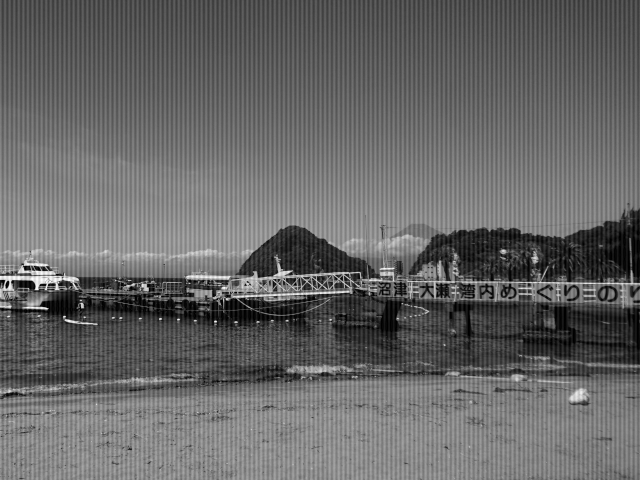
#> input picture 2021S - Digital Image Processing/hw4/hw4_sample_images/sample3.png, 640 x 480 px
$ python p2_frequency_domain_case.py
#> lines starting #> are read from the running program, lines starting #| are printed output that depends on the picture
import cv2
import numpy as np
import matplotlib.pyplot as plt
import math


###################################################
############## Fourier Transform ##################
###################################################
def DFT(img):
    # plt.figure(figsize=(6*3, 5), constrained_layout=False)
    spectrum = np.fft.fft2(img)
    center_spectrum = np.fft.fftshift(spectrum)

    # [4 lines of commented-out code are left out]

    return center_spectrum

def find_horizontal_outlier(F):
    rows = len(F)
    cols = len(F[0])
    freq_histogram = np.zeros((int)(cols/2))
    for j in range((int)(cols/2), cols):
        freq_histogram[j - (int)(cols/2)] = np.abs(F[(int)(rows/2), j])
    # plt.clf()
    # plt.plot(freq_histogram), plt.title("Horizontal Frequency Spectrum")
    # plt.savefig('hspectrum.png', format = 'png')
    return

def remove_horizontal_outlier(F, thres):
    rows = len(F)
    cols = len(F[0])
    result = F.copy()
    for j in range((int)(cols/2)+10, cols):
        if abs(result[(int)(rows/2), j]) > thres:
            print('remove', j)
            result[(int)(rows/2), j] = 0
            result[(int)(rows/2), j - 2*(j - (int)(cols/2))] = 0
    return result

def inverseDFT(F):
    return np.abs(np.fft.ifft2(np.fft.ifftshift(F)))

img = cv2.imread("hw4_sample_images/sample3.png", 0)
#> img is the input picture: shape (480, 640); min 0, max 255, mean 102.3
fourier_spectrum = DFT(img)
output = np.log(1 + np.abs(fourier_spectrum))
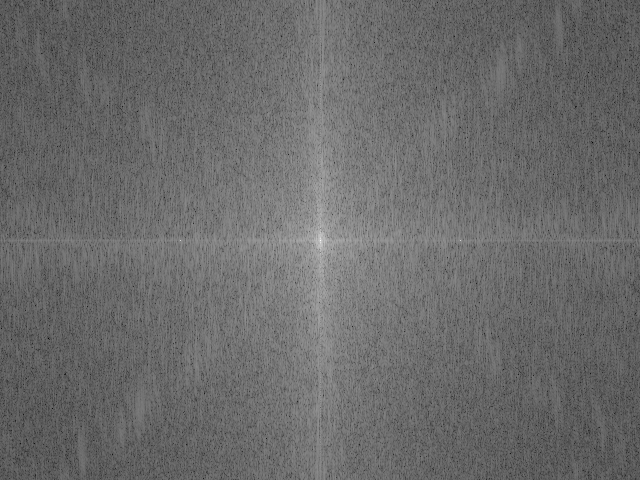
#> output: shape (480, 640) float64; min 1.4, max 17.26, mean 8.06; drawn with min black and max white
cv2.imwrite("result10.png", 10*output)
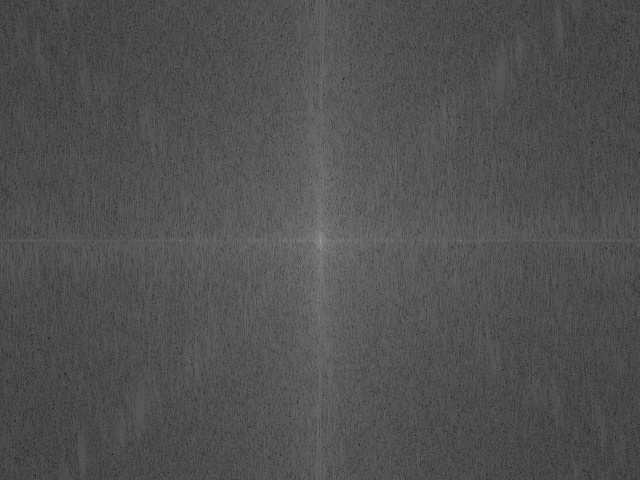
#> saved as result10.png: shape (480, 640); min 14, max 173, mean 80.6

find_horizontal_outlier(fourier_spectrum)
#> in find_horizontal_outlier, `rows = len(F)`: rows = 480
#> in find_horizontal_outlier, `cols = len(F[0])`: cols = 640
#> after the loop in find_horizontal_outlier, `for j in range((int)(cols/2), cols):`: freq_histogram = 320 values, max 31429370 at index 0, min 2508.7 at index 317, mean 137655.8
output2 = inverseDFT(remove_horizontal_outlier(fourier_spectrum, 500000))
#> in remove_horizontal_outlier, `rows = len(F)`: rows = 480
#> in remove_horizontal_outlier, `cols = len(F[0])`: cols = 640
cv2.imwrite("result11.png", output2)

$ run again, with 2021S - Digital Image Processing/hw4/hw4_sample_images/sample1.png copied over 2021S - Digital Image Processing/hw4/hw4_sample_images/sample3.png
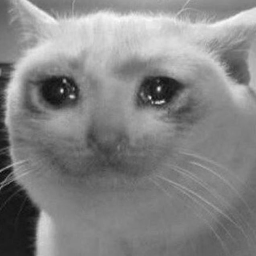
#> input picture 2021S - Digital Image Processing/hw4/hw4_sample_images/sample1.png, 256 x 256 px
#> img is the input picture: shape (256, 256); min 8, max 250, mean 132.5
#> `output = np.log(1 + np.abs(fourier_spectrum))`:
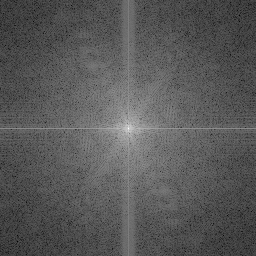
#> output: shape (256, 256) float64; min 1.28, max 15.98, mean 6.4; drawn with min black and max white
#> `cv2.imwrite("result10.png", 10*output)`:
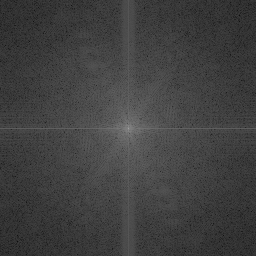
#> saved as result10.png: shape (256, 256); min 13, max 160, mean 64
#> in find_horizontal_outlier, `rows = len(F)`: rows = 256
#> after the loop in find_horizontal_outlier, `for j in range((int)(cols/2), cols):`: freq_histogram = 128 values, max 8681496 at index 0, min 9597.5 at index 99, mean 99801.9
#> in remove_horizontal_outlier, `rows = len(F)`: rows = 256

$ run again, with 2021S - Digital Image Processing/hw4/hw4_sample_images/sample2.png copied over 2021S - Digital Image Processing/hw4/hw4_sample_images/sample3.png
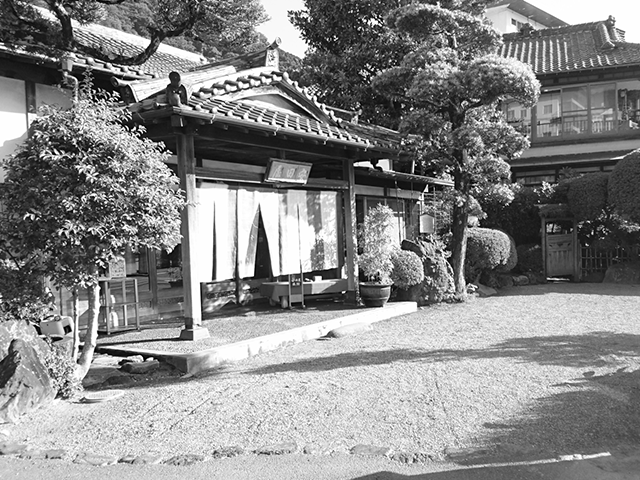
#> input picture 2021S - Digital Image Processing/hw4/hw4_sample_images/sample2.png, 640 x 480 px
#> img is the input picture: shape (480, 640); min 0, max 255, mean 135.4
#> `output = np.log(1 + np.abs(fourier_spectrum))`:
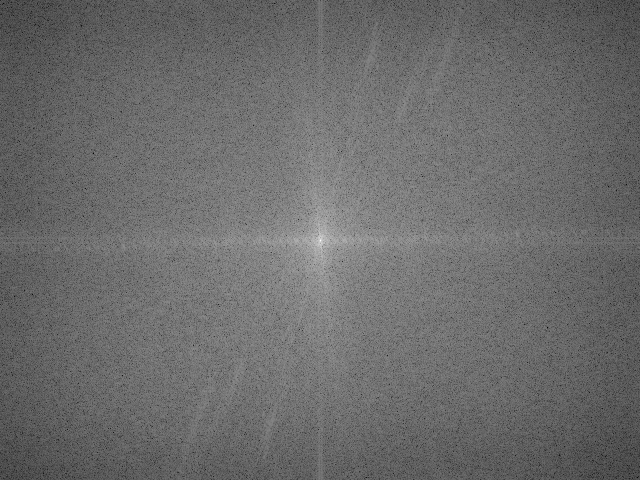
#> output: shape (480, 640) float64; min 2.92, max 17.54, mean 9.09; drawn with min black and max white
#> `cv2.imwrite("result10.png", 10*output)`:
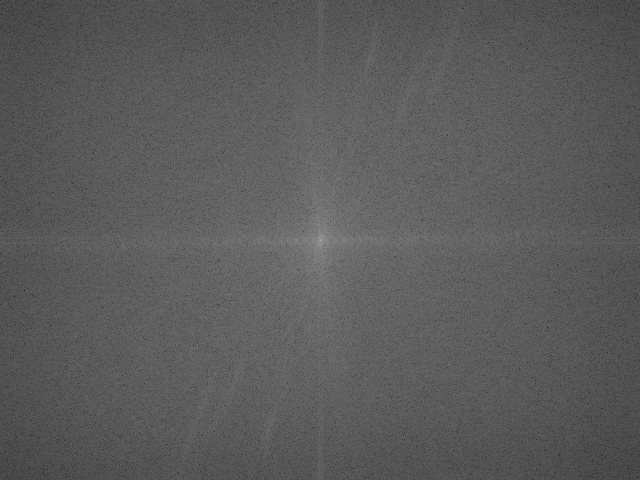
#> saved as result10.png: shape (480, 640); min 29, max 175, mean 90.9
#> in find_horizontal_outlier, `rows = len(F)`: rows = 480
#> in find_horizontal_outlier, `cols = len(F[0])`: cols = 640
#> after the loop in find_horizontal_outlier, `for j in range((int)(cols/2), cols):`: freq_histogram = 320 values, max 41587207 at index 0, min 602.5 at index 236, mean 207130.1
#> in remove_horizontal_outlier, `rows = len(F)`: rows = 480
#> in remove_horizontal_outlier, `cols = len(F[0])`: cols = 640
